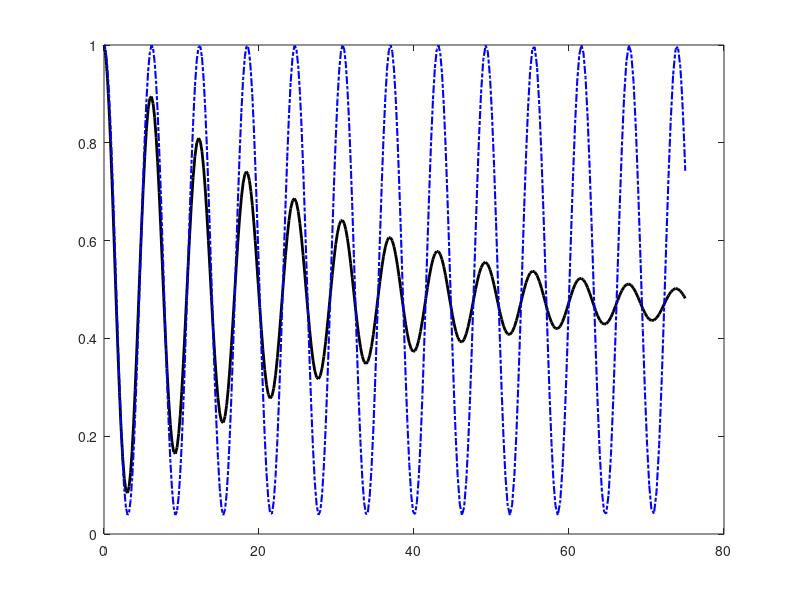

Write the MATLAB code that produced this figure. (Note: this script raises an error after producing the figure.)
% This script solves the GKLS equation for a qubit with amplitude damping. 
% The unitary part of the evolution is given by a time-independent 
% Hamiltonian. The rate at which the 1-state decays spontaneously into 
% the 0-state is also constant.
% 
% The equation is solved by writing the density matrix as a column vector, 
% in which case the time derivative may be written as a matrix times the 
% vector itself.
%
% The inputs are
% E     - the diagonal elements of the Hamiltonian
% W     - the coupling (in the Hamiltonian), taken to be real
% Gamma     - the decay rate (amplitude damping)
% Ttotal    - the duration of the interaction
%
% All inputs are hard coded initially.

% Parameters for the Hamiltonian
E = 0.2;
W = 1;

% Decay rate
Gamma = 0.05;

% Duration of the simulation
Tfinal = 75;

% Set up the equation - with the Hamiltonian
% Allocate
M = zeros(4, 4);
% Diagonal part (in the Hamiltonian)
M(2, 2) = -E;
M(3, 3) = E;
% Add the coupling (in the Hamiltonian)
M = M + W/2*[0, -1, 1, 0;
            -1, 0, 0, 1; 
            1, 0, 0, -1;
            0, 1, -1, 0];
% Add decay (in the Lindbladian)
M = M + 1i*Gamma/2*[0, 0, 0, 2;
                    0, -1, 0, 0;
                    0, 0, -1, 0;
                    0, 0, 0, -2];

% Right and side of the dyamical equation
F = @(t,x) -1i*M*x;

% Initial state (a pure |1> state)
x0 = [0; 0; 0; 1];

% Solve using built-in function (Runge-Kutta)
[T Rho]=ode45(F, [0 Tfinal], x0);         % Solves the TDSE

% Analytical solution for Gamma = 0
AnalyticalNoDecay = (E^2 + W^2*cos(0.5*sqrt(E^2 + W^2)*T).^2)/(E^2 + W^2);

% Determine the steady state
% Reduced row echelon form
%Augmented Coefficient matrix for linear system, 4 variables, 5 quations
Aug = zeros(5, 5);
Aug(1:4, 1:4) = M;
% Trace equal to one
Aug(5, 1) = 1;
Aug(5, 4) = 1;
Aug(5, 5) = 1;
AugRREF = rref(Aug);
% Extract last column (except for the last entry, which shold be zero)
RhoSteady = AugRREF(1:4, 5);

% Plot the probability of remaining in the |1> state -
% along with the analytical solution for Gamma = 0 and the steady state
figure(1)
% Numerical solution, with decay
plot(T, Rho(:,4), 'k-', 'linewidth', 2)
hold on
% Analytical solution without decay
plot(T, AnalyticalNoDecay, 'b-.', 'linewidth', 1.5)
% Steady state solution
yline(RhoSteady(4),'r-');
hold off
grid on
xlabel('Time')
ylabel('Probability')
legend('With decay', 'Without decay', 'Steady state')
set(gca, 'fontsize', 15)
